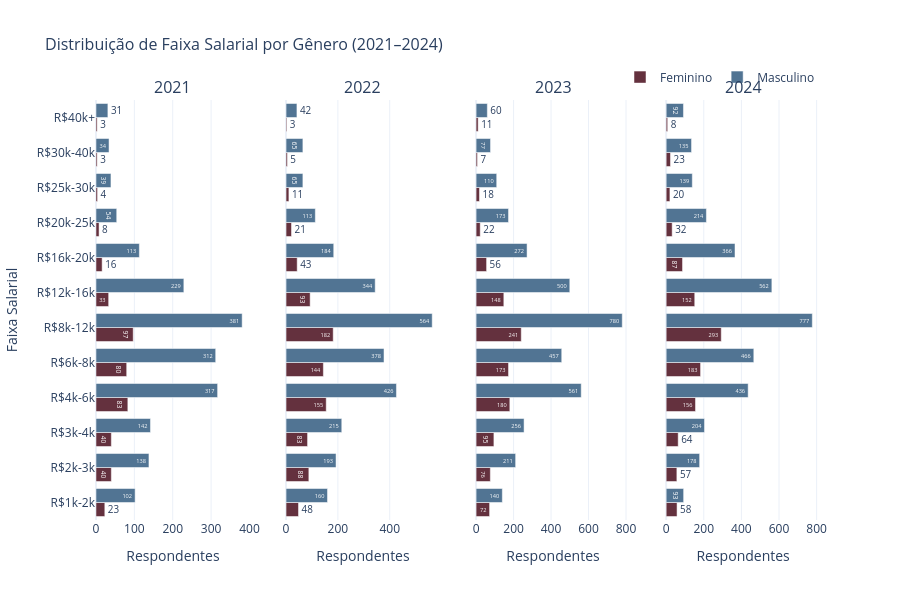

Notebook source saved alongside this figure:
### Markdown cell above
---
## Gráfico 1 — Faixa Salarial × Gênero por Ano
> Barras horizontais agrupadas, um subplot por ano. Eixo Y compartilhado com a ordem correta das faixas.

### Code cell
fig = make_subplots(
    rows=1, cols=4,
    subplot_titles=ANOS,
    shared_yaxes=True
)

for i, ano in enumerate(ANOS, 1):
    df_ano = df[df['ano_pesquisa'] == ano]
    df_plot = (
        df_ano.groupby(['faixa_salarial', 'genero'], observed=True)
        .size().reset_index(name='n')
        .pivot(index='faixa_salarial', columns='genero', values='n').fillna(0)
        .reindex(FAIXA_SALARIAL_ORDEM)  # garante ordem correta
    )
    for genero in ['Feminino', 'Masculino']:
        vals = df_plot[genero] if genero in df_plot.columns else [0]*len(df_plot)
        fig.add_trace(go.Bar(
            y=df_plot.index.tolist(),
            x=vals,
            name=genero,
            orientation='h',
            marker_color=CORES[genero],
            text=[str(int(v)) for v in vals],
            textposition='auto',
        ), row=1, col=i)

fig = legenda_unica(fig)
fig = layout_padrao(fig, 'Distribuição de Faixa Salarial por Gênero (2021–2024)',
                    height=600, barmode='group')
fig.update_xaxes(title_text='Respondentes')
fig.update_yaxes(title_text='Faixa Salarial', col=1)
fig.show()

### Figure 1 — Plotly figure (JSON) as saved in the notebook; plotly's stock layout.template omitted (floating-point values rounded to 4 significant figures)
{"data": [{"marker": {"color": "#64313E"}, "name": "Feminino", "orientation": "h", "showlegend": true, "text": ["23", "40", "40", "83", "80", "97", "33", "16", "8", "4", "3", "3"], "textposition": "auto", "type": "bar", "x": [23, 40, 40, 83, 80, 97, 33, 16, 8, 4, 3, 3], "xaxis": "x", "y": ["R$1k-2k", "R$2k-3k", "R$3k-4k", "R$4k-6k", "R$6k-8k", "R$8k-12k", "R$12k-16k", "R$16k-20k", "R$20k-25k", "R$25k-30k", "R$30k-40k", "R$40k+"], "yaxis": "y"}, {"marker": {"color": "#517493"}, "name": "Masculino", "orientation": "h", "showlegend": true, "text": ["102", "138", "142", "317", "312", "381", "229", "113", "54", "39", "34", "31"], "textposition": "auto", "type": "bar", "x": [102, 138, 142, 317, 312, 381, 229, 113, 54, 39, 34, 31], "xaxis": "x", "y": ["R$1k-2k", "R$2k-3k", "R$3k-4k", "R$4k-6k", "R$6k-8k", "R$8k-12k", "R$12k-16k", "R$16k-20k", "R$20k-25k", "R$25k-30k", "R$30k-40k", "R$40k+"], "yaxis": "y"}, {"marker": {"color": "#64313E"}, "name": "Feminino", "orientation": "h", "showlegend": false, "text": ["48", "88", "83", "155", "144", "182", "93", "43", "21", "11", "5", "3"], "textposition": "auto", "type": "bar", "x": [48, 88, 83, 155, 144, 182, 93, 43, 21, 11, 5, 3], "xaxis": "x2", "y": ["R$1k-2k", "R$2k-3k", "R$3k-4k", "R$4k-6k", "R$6k-8k", "R$8k-12k", "R$12k-16k", "R$16k-20k", "R$20k-25k", "R$25k-30k", "R$30k-40k", "R$40k+"], "yaxis": "y2"}, {"marker": {"color": "#517493"}, "name": "Masculino", "orientation": "h", "showlegend": false, "text": ["160", "193", "215", "426", "378", "564", "344", "184", "113", "65", "65", "42"], "textposition": "auto", "type": "bar", "x": [160, 193, 215, 426, 378, 564, 344, 184, 113, 65, 65, 42], "xaxis": "x2", "y": ["R$1k-2k", "R$2k-3k", "R$3k-4k", "R$4k-6k", "R$6k-8k", "R$8k-12k", "R$12k-16k", "R$16k-20k", "R$20k-25k", "R$25k-30k", "R$30k-40k", "R$40k+"], "yaxis": "y2"}, {"marker": {"color": "#64313E"}, "name": "Feminino", "orientation": "h", "showlegend": false, "text": ["72", "76", "95", "180", "173", "241", "148", "56", "22", "18", "7", "11"], "textposition": "auto", "type": "bar", "x": [72, 76, 95, 180, 173, 241, 148, 56, 22, 18, 7, 11], "xaxis": "x3", "y": ["R$1k-2k", "R$2k-3k", "R$3k-4k", "R$4k-6k", "R$6k-8k", "R$8k-12k", "R$12k-16k", "R$16k-20k", "R$20k-25k", "R$25k-30k", "R$30k-40k", "R$40k+"], "yaxis": "y3"}, {"marker": {"color": "#517493"}, "name": "Masculino", "orientation": "h", "showlegend": false, "text": ["140", "211", "256", "561", "457", "780", "500", "272", "173", "110", "77", "60"], "textposition": "auto", "type": "bar", "x": [140, 211, 256, 561, 457, 780, 500, 272, 173, 110, 77, 60], "xaxis": "x3", "y": ["R$1k-2k", "R$2k-3k", "R$3k-4k", "R$4k-6k", "R$6k-8k", "R$8k-12k", "R$12k-16k", "R$16k-20k", "R$20k-25k", "R$25k-30k", "R$30k-40k", "R$40k+"], "yaxis": "y3"}, {"marker": {"color": "#64313E"}, "name": "Feminino", "orientation": "h", "showlegend": false, "text": ["58", "57", "64", "156", "183", "293", "152", "87", "32", "20", "23", "8"], "textposition": "auto", "type": "bar", "x": [58, 57, 64, 156, 183, 293, 152, 87, 32, 20, 23, 8], "xaxis": "x4", "y": ["R$1k-2k", "R$2k-3k", "R$3k-4k", "R$4k-6k", "R$6k-8k", "R$8k-12k", "R$12k-16k", "R$16k-20k", "R$20k-25k", "R$25k-30k", "R$30k-40k", "R$40k+"], "yaxis": "y4"}, {"marker": {"color": "#517493"}, "name": "Masculino", "orientation": "h", "showlegend": false, "text": ["93", "178", "204", "436", "466", "777", "562", "366", "214", "139", "135", "92"], "textposition": "auto", "type": "bar", "x": [93, 178, 204, 436, 466, 777, 562, 366, 214, 139, 135, 92], "xaxis": "x4", "y": ["R$1k-2k", "R$2k-3k", "R$3k-4k", "R$4k-6k", "R$6k-8k", "R$8k-12k", "R$12k-16k", "R$16k-20k", "R$20k-25k", "R$25k-30k", "R$30k-40k", "R$40k+"], "yaxis": "y4"}], "layout": {"annotations": [{"font": {"size": 16}, "showarrow": false, "text": "2021", "x": 0.1062, "xanchor": "center", "xref": "paper", "y": 1, "yanchor": "bottom", "yref": "paper"}, {"font": {"size": 16}, "showarrow": false, "text": "2022", "x": 0.3688, "xanchor": "center", "xref": "paper", "y": 1, "yanchor": "bottom", "yref": "paper"}, {"font": {"size": 16}, "showarrow": false, "text": "2023", "x": 0.6313, "xanchor": "center", "xref": "paper", "y": 1, "yanchor": "bottom", "yref": "paper"}, {"font": {"size": 16}, "showarrow": false, "text": "2024", "x": 0.8938, "xanchor": "center", "xref": "paper", "y": 1, "yanchor": "bottom", "yref": "paper"}], "barmode": "group", "height": 600, "legend": {"orientation": "h", "x": 1, "xanchor": "right", "y": 1.02, "yanchor": "bottom"}, "title": {"font": {"size": 16}, "text": "Distribuição de Faixa Salarial por Gênero (2021–2024)"}, "xaxis": {"anchor": "y", "domain": [0, 0.2125], "title": {"text": "Respondentes"}}, "xaxis2": {"anchor": "y2", "domain": [0.2625, 0.475], "title": {"text": "Respondentes"}}, "xaxis3": {"anchor": "y3", "domain": [0.525, 0.7375], "title": {"text": "Respondentes"}}, "xaxis4": {"anchor": "y4", "domain": [0.7875, 1], "title": {"text": "Respondentes"}}, "yaxis": {"anchor": "x", "domain": [0, 1], "title": {"text": "Faixa Salarial"}}, "yaxis2": {"anchor": "x2", "domain": [0, 1], "matches": "y", "showticklabels": false}, "yaxis3": {"anchor": "x3", "domain": [0, 1], "matches": "y", "showticklabels": false}, "yaxis4": {"anchor": "x4", "domain": [0, 1], "matches": "y", "showticklabels": false}}}
